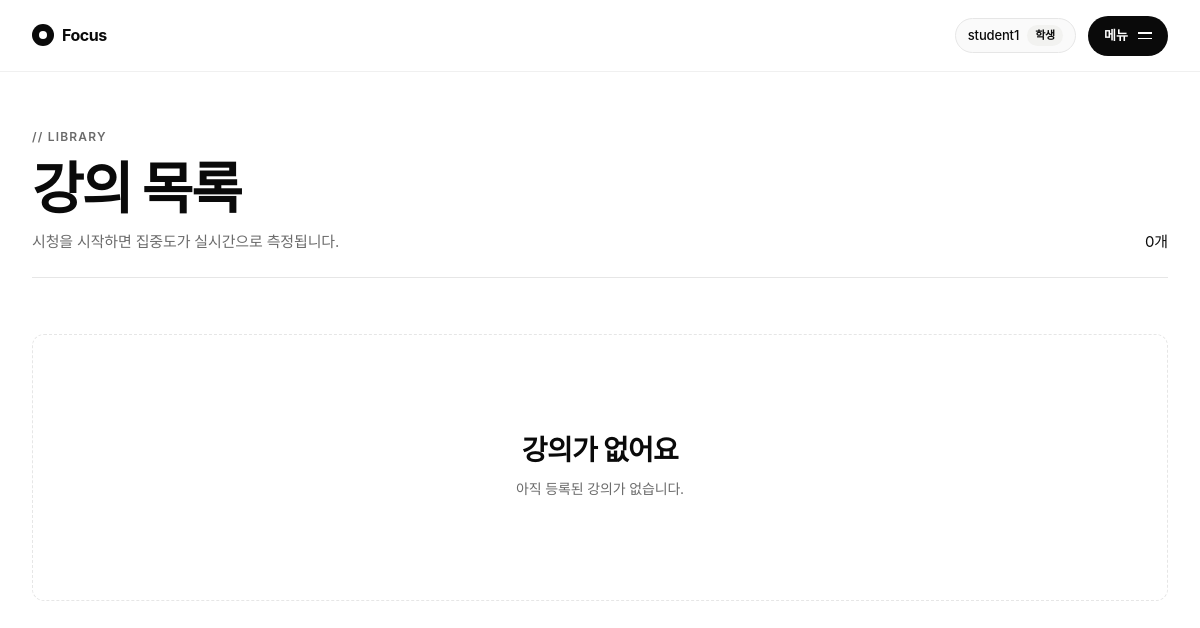
The app's page /student (signed in), older data.
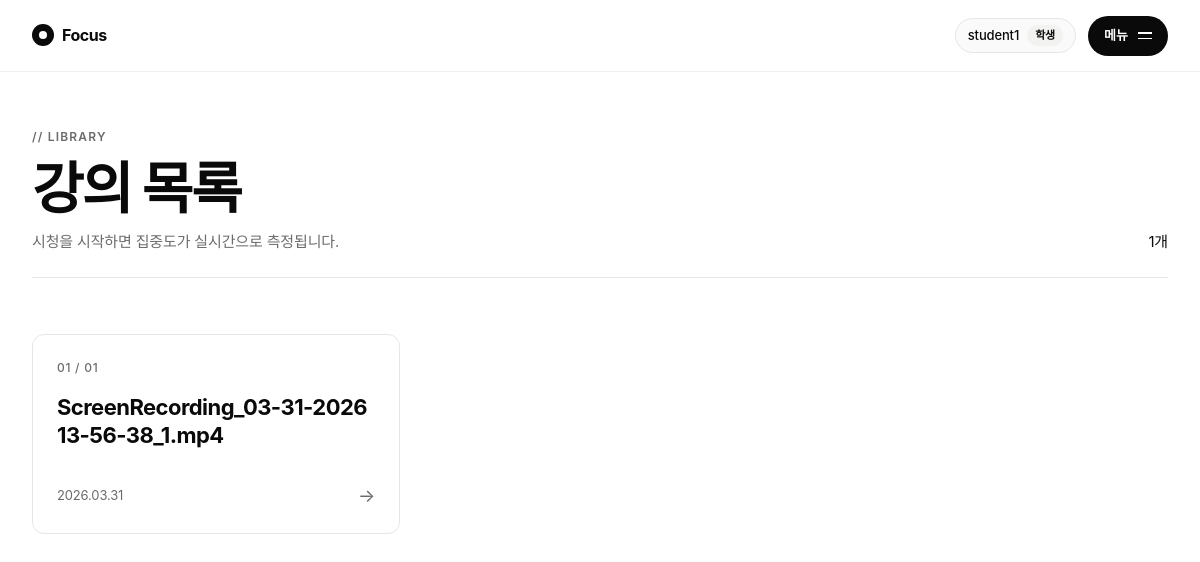
The same page, newer data.
### app.py (models this page shows)
class Lecture(db.Model):
    id          = db.Column(db.Integer,  primary_key=True)
    title       = db.Column(db.String(200), nullable=False)
    filename    = db.Column(db.String(200), nullable=False)
    uploaded_at = db.Column(db.DateTime,    default=datetime.utcnow)

### app.py (the view)
@app.route("/student")
@login_required
def student():
    lectures = Lecture.query.order_by(Lecture.uploaded_at.desc()).all()
    return render_template("student.html", lectures=lectures)

### app.py (called while the page is built)
@login_mgr.user_loader
def load_user(user_id):
    return User.query.get(int(user_id))

### templates/student.html (shortened to what this page needs)
{% extends "base.html" %}
{% block content %}
<div class="page-header">
  <div>
    <div class="eyebrow">// Library</div>
    <h2>강의 목록</h2>
    <p class="subtitle">시청을 시작하면 집중도가 실시간으로 측정됩니다.</p>
  </div>
  <div>{{ lectures|length }}개</div>
</div>
{% if lectures %}
  <div class="lecture-grid">
    {% for lec in lectures %}
    <a href="{{ url_for('watch', lecture_id=lec.id) }}" class="lecture-card">
      <div class="num">{{ '%02d' % loop.index }} / {{ '%02d' % lectures|length }}</div>
      <h3>{{ lec.title }}</h3>
      <div class="lecture-meta">
        <span>{{ lec.uploaded_at.strftime('%Y.%m.%d') }}</span>
        <span class="arrow">→</span>
      </div>
    </a>
    {% endfor %}
  </div>
{% else %}
  <div class="empty-state">
    <h3>강의가 없어요</h3>
    <p>아직 등록된 강의가 없습니다.</p>
  </div>
{% endif %}
{% endblock %}

Row changes from the older to the newer data that the page shows:
added Lecture: index "01", value "01", title "ScreenRecording_03-31-2026 13-56-38_1.mp4", uploaded_at "2026.03.31"
Text that changed along with them:
{{ lectures|length }}: "0" → "1"
text no longer shown: "강의가 없어요 아직 등록된 강의가 없습니다."
